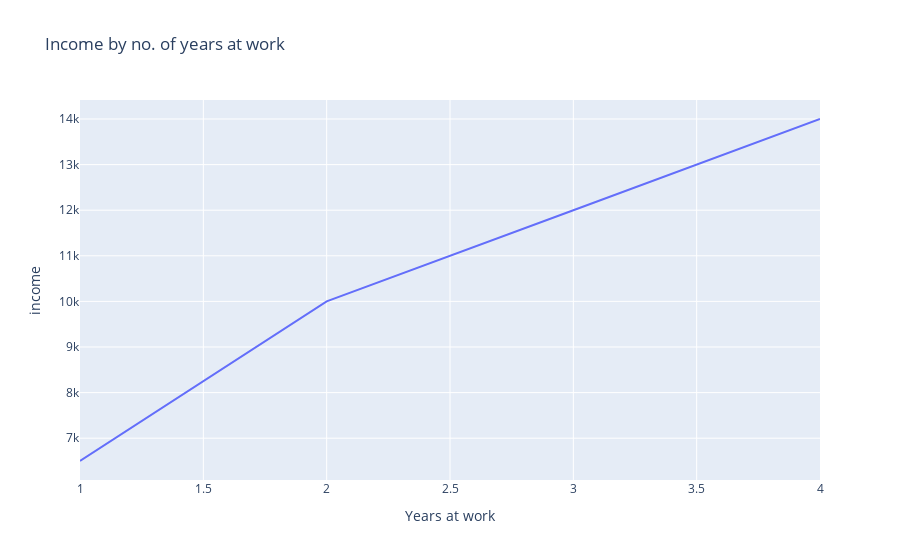

Notebook code for this chart:
### Code cell
fig = px.line(df, x="Years at work", y="income", title="Income by no. of years at work")
fig.show()

### Figure 1 — Plotly figure (JSON) as saved in the notebook; plotly's stock layout.template omitted (floating-point values rounded to 4 significant figures)
{"data": [{"hovertemplate": "Years at work=%{x}<br>income=%{y}<extra></extra>", "legendgroup": "", "line": {"color": "#636efa", "dash": "solid"}, "marker": {"symbol": "circle"}, "mode": "lines", "name": "", "orientation": "v", "showlegend": false, "type": "scatter", "x": [1, 2, 3, 4], "xaxis": "x", "y": [6500, 10000, 12000, 14000], "yaxis": "y"}], "layout": {"legend": {"tracegroupgap": 0}, "title": {"text": "Income by no. of years at work"}, "xaxis": {"anchor": "y", "domain": [0, 1], "title": {"text": "Years at work"}}, "yaxis": {"anchor": "x", "domain": [0, 1], "title": {"text": "income"}}}}
